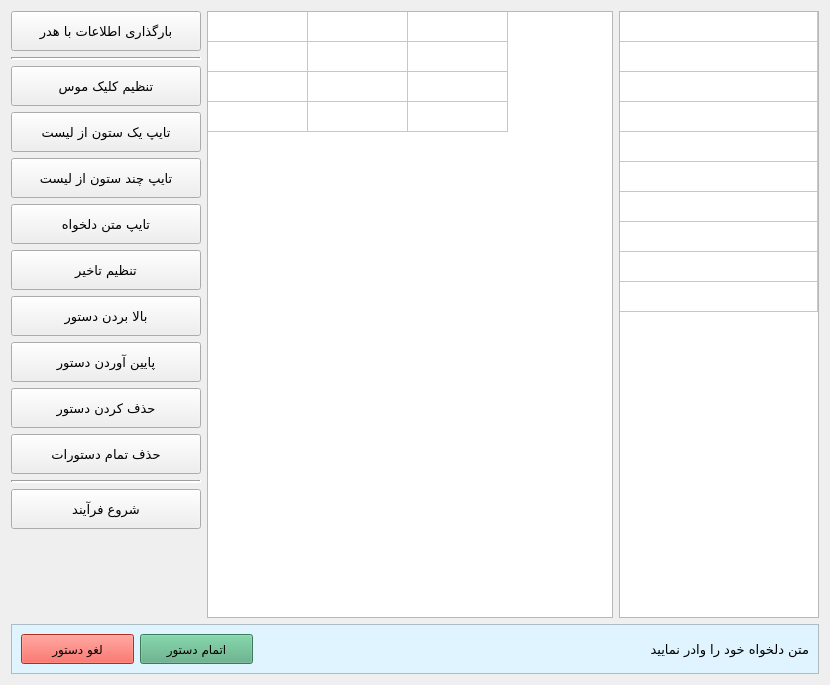
<?xml version="1.0" encoding="UTF-8"?>
<ui version="4.0">
 <class>Form</class>
 <widget class="QWidget" name="Form">
  <property name="geometry">
   <rect>
    <x>0</x>
    <y>0</y>
    <width>830</width>
    <height>685</height>
   </rect>
  </property>
  <property name="minimumSize">
   <size>
    <width>830</width>
    <height>685</height>
   </size>
  </property>
  <property name="maximumSize">
   <size>
    <width>16777215</width>
    <height>16777215</height>
   </size>
  </property>
  <property name="windowTitle">
   <string>Form</string>
  </property>
  <layout class="QGridLayout" name="gridLayout">
   <item row="0" column="2">
    <widget class="QTableWidget" name="fileTable">
     <property name="sizePolicy">
      <sizepolicy hsizetype="Expanding" vsizetype="Expanding">
       <horstretch>0</horstretch>
       <verstretch>0</verstretch>
      </sizepolicy>
     </property>
     <property name="rowCount">
      <number>4</number>
     </property>
     <property name="columnCount">
      <number>3</number>
     </property>
     <attribute name="horizontalHeaderVisible">
      <bool>false</bool>
     </attribute>
     <attribute name="verticalHeaderVisible">
      <bool>false</bool>
     </attribute>
     <attribute name="verticalHeaderShowSortIndicator" stdset="0">
      <bool>false</bool>
     </attribute>
     <attribute name="verticalHeaderStretchLastSection">
      <bool>false</bool>
     </attribute>
     <row/>
     <row/>
     <row/>
     <row/>
     <column/>
     <column/>
     <column/>
    </widget>
   </item>
   <item row="0" column="3">
    <widget class="QTableWidget" name="commandTable">
     <property name="maximumSize">
      <size>
       <width>200</width>
       <height>16777215</height>
      </size>
     </property>
     <property name="editTriggers">
      <set>QAbstractItemView::NoEditTriggers</set>
     </property>
     <property name="rowCount">
      <number>10</number>
     </property>
     <property name="columnCount">
      <number>1</number>
     </property>
     <attribute name="horizontalHeaderVisible">
      <bool>false</bool>
     </attribute>
     <attribute name="horizontalHeaderCascadingSectionResizes">
      <bool>false</bool>
     </attribute>
     <attribute name="horizontalHeaderShowSortIndicator" stdset="0">
      <bool>false</bool>
     </attribute>
     <attribute name="horizontalHeaderStretchLastSection">
      <bool>true</bool>
     </attribute>
     <attribute name="verticalHeaderVisible">
      <bool>false</bool>
     </attribute>
     <attribute name="verticalHeaderCascadingSectionResizes">
      <bool>false</bool>
     </attribute>
     <attribute name="verticalHeaderShowSortIndicator" stdset="0">
      <bool>false</bool>
     </attribute>
     <attribute name="verticalHeaderStretchLastSection">
      <bool>false</bool>
     </attribute>
     <row/>
     <row/>
     <row/>
     <row/>
     <row/>
     <row/>
     <row/>
     <row/>
     <row/>
     <row/>
     <column/>
     <item row="0" column="0">
      <property name="flags">
       <set>ItemIsSelectable|ItemIsDragEnabled|ItemIsUserCheckable|ItemIsEnabled</set>
      </property>
     </item>
    </widget>
   </item>
   <item row="0" column="1">
    <layout class="QVBoxLayout" name="verticalLayout_2">
     <item>
      <widget class="QPushButton" name="uploadPersonList">
       <property name="sizePolicy">
        <sizepolicy hsizetype="Ignored" vsizetype="Fixed">
         <horstretch>0</horstretch>
         <verstretch>0</verstretch>
        </sizepolicy>
       </property>
       <property name="minimumSize">
        <size>
         <width>190</width>
         <height>40</height>
        </size>
       </property>
       <property name="font">
        <font>
         <family>IRANSansMobile</family>
         <pointsize>10</pointsize>
        </font>
       </property>
       <property name="text">
        <string>بارگذاری اطلاعات با هدر</string>
       </property>
       <property name="autoDefault">
        <bool>false</bool>
       </property>
       <property name="default">
        <bool>false</bool>
       </property>
       <property name="flat">
        <bool>false</bool>
       </property>
      </widget>
     </item>
     <item>
      <widget class="Line" name="line">
       <property name="lineWidth">
        <number>2</number>
       </property>
       <property name="orientation">
        <enum>Qt::Horizontal</enum>
       </property>
      </widget>
     </item>
     <item>
      <widget class="QPushButton" name="setMouseClick">
       <property name="minimumSize">
        <size>
         <width>190</width>
         <height>40</height>
        </size>
       </property>
       <property name="font">
        <font>
         <family>IRANSansMobile</family>
         <pointsize>10</pointsize>
        </font>
       </property>
       <property name="text">
        <string>تنظیم کلیک موس</string>
       </property>
      </widget>
     </item>
     <item>
      <widget class="QPushButton" name="typeOneColumnTextFromList">
       <property name="minimumSize">
        <size>
         <width>190</width>
         <height>40</height>
        </size>
       </property>
       <property name="font">
        <font>
         <family>IRANSansMobile</family>
         <pointsize>10</pointsize>
        </font>
       </property>
       <property name="text">
        <string>تایپ یک ستون از لیست</string>
       </property>
      </widget>
     </item>
     <item>
      <widget class="QPushButton" name="typeMultiColumnTextFromList">
       <property name="minimumSize">
        <size>
         <width>190</width>
         <height>40</height>
        </size>
       </property>
       <property name="font">
        <font>
         <family>IRANSansMobile</family>
         <pointsize>10</pointsize>
        </font>
       </property>
       <property name="text">
        <string>تایپ چند ستون از لیست</string>
       </property>
      </widget>
     </item>
     <item>
      <widget class="QPushButton" name="typeCustomText">
       <property name="minimumSize">
        <size>
         <width>190</width>
         <height>40</height>
        </size>
       </property>
       <property name="font">
        <font>
         <family>IRANSansMobile</family>
         <pointsize>10</pointsize>
        </font>
       </property>
       <property name="text">
        <string>تایپ متن دلخواه</string>
       </property>
      </widget>
     </item>
     <item>
      <widget class="QPushButton" name="setDelay">
       <property name="minimumSize">
        <size>
         <width>190</width>
         <height>40</height>
        </size>
       </property>
       <property name="font">
        <font>
         <family>IRANSansMobile</family>
         <pointsize>10</pointsize>
        </font>
       </property>
       <property name="text">
        <string>تنظیم تاخیر</string>
       </property>
      </widget>
     </item>
     <item>
      <widget class="QPushButton" name="moveUpCommand">
       <property name="minimumSize">
        <size>
         <width>190</width>
         <height>40</height>
        </size>
       </property>
       <property name="font">
        <font>
         <family>IRANSansMobile</family>
         <pointsize>10</pointsize>
        </font>
       </property>
       <property name="text">
        <string>بالا بردن دستور</string>
       </property>
      </widget>
     </item>
     <item>
      <widget class="QPushButton" name="moveDownCommand">
       <property name="minimumSize">
        <size>
         <width>190</width>
         <height>40</height>
        </size>
       </property>
       <property name="font">
        <font>
         <family>IRANSansMobile</family>
         <pointsize>10</pointsize>
        </font>
       </property>
       <property name="text">
        <string>پایین آوردن دستور</string>
       </property>
      </widget>
     </item>
     <item>
      <widget class="QPushButton" name="removeCommand">
       <property name="minimumSize">
        <size>
         <width>190</width>
         <height>40</height>
        </size>
       </property>
       <property name="font">
        <font>
         <family>IRANSansMobile</family>
         <pointsize>10</pointsize>
        </font>
       </property>
       <property name="text">
        <string>حذف کردن دستور</string>
       </property>
      </widget>
     </item>
     <item>
      <widget class="QPushButton" name="removeAllCommand">
       <property name="minimumSize">
        <size>
         <width>190</width>
         <height>40</height>
        </size>
       </property>
       <property name="font">
        <font>
         <family>IRANSansMobile</family>
         <pointsize>10</pointsize>
        </font>
       </property>
       <property name="text">
        <string>حذف تمام دستورات</string>
       </property>
      </widget>
     </item>
     <item>
      <widget class="Line" name="line_2">
       <property name="lineWidth">
        <number>2</number>
       </property>
       <property name="orientation">
        <enum>Qt::Horizontal</enum>
       </property>
      </widget>
     </item>
     <item>
      <widget class="QPushButton" name="stratProccess">
       <property name="minimumSize">
        <size>
         <width>190</width>
         <height>40</height>
        </size>
       </property>
       <property name="font">
        <font>
         <family>IRANSansMobile</family>
         <pointsize>10</pointsize>
        </font>
       </property>
       <property name="text">
        <string>شروع فرآیند</string>
       </property>
      </widget>
     </item>
     <item>
      <spacer name="verticalSpacer">
       <property name="orientation">
        <enum>Qt::Vertical</enum>
       </property>
       <property name="sizeHint" stdset="0">
        <size>
         <width>20</width>
         <height>40</height>
        </size>
       </property>
      </spacer>
     </item>
    </layout>
   </item>
   <item row="1" column="1" colspan="3">
    <widget class="QFrame" name="actionDialog">
     <property name="minimumSize">
      <size>
       <width>0</width>
       <height>50</height>
      </size>
     </property>
     <property name="maximumSize">
      <size>
       <width>16777215</width>
       <height>50</height>
      </size>
     </property>
     <property name="autoFillBackground">
      <bool>false</bool>
     </property>
     <property name="styleSheet">
      <string notr="true">background-color: rgb(224, 244, 255);</string>
     </property>
     <property name="frameShape">
      <enum>QFrame::StyledPanel</enum>
     </property>
     <property name="frameShadow">
      <enum>QFrame::Sunken</enum>
     </property>
     <layout class="QHBoxLayout" name="horizontalLayout">
      <item>
       <widget class="QPushButton" name="commandSetCancel">
        <property name="minimumSize">
         <size>
          <width>0</width>
          <height>30</height>
         </size>
        </property>
        <property name="maximumSize">
         <size>
          <width>115</width>
          <height>30</height>
         </size>
        </property>
        <property name="font">
         <font>
          <family>IRANSansMobile</family>
          <pointsize>9</pointsize>
         </font>
        </property>
        <property name="contextMenuPolicy">
         <enum>Qt::DefaultContextMenu</enum>
        </property>
        <property name="styleSheet">
         <string notr="true">background-color: rgb(255, 60, 46)</string>
        </property>
        <property name="text">
         <string>لغو دستور</string>
        </property>
       </widget>
      </item>
      <item>
       <widget class="QPushButton" name="commandSetEnd">
        <property name="minimumSize">
         <size>
          <width>0</width>
          <height>30</height>
         </size>
        </property>
        <property name="maximumSize">
         <size>
          <width>115</width>
          <height>30</height>
         </size>
        </property>
        <property name="font">
         <font>
          <family>IRANSansMobile</family>
          <pointsize>9</pointsize>
         </font>
        </property>
        <property name="styleSheet">
         <string notr="true">background-color: rgb(85, 170, 127);</string>
        </property>
        <property name="text">
         <string>اتمام دستور</string>
        </property>
       </widget>
      </item>
      <item>
       <widget class="QLabel" name="actionDialogLabel">
        <property name="minimumSize">
         <size>
          <width>550</width>
          <height>0</height>
         </size>
        </property>
        <property name="font">
         <font>
          <family>IRANSansMobile</family>
          <pointsize>10</pointsize>
         </font>
        </property>
        <property name="text">
         <string>متن دلخواه خود را وادر نمایید</string>
        </property>
       </widget>
      </item>
     </layout>
    </widget>
   </item>
  </layout>
 </widget>
 <resources/>
 <connections/>
</ui>
